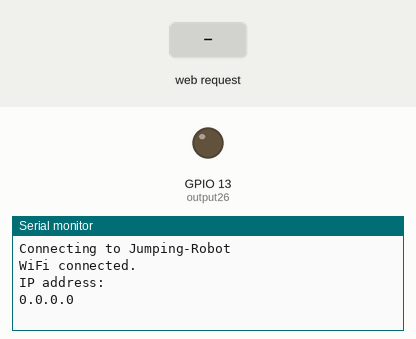
A sketch run on a simulated ESP32. On the bench: output pins drawn as LEDs (lit = HIGH), the last lines printed to the serial monitor. The inputs (shaded band) are chosen by the test bench.

Above: at 1.2 s.
1.3 s: HTTP request GET /26/on received
At 3.9 s:
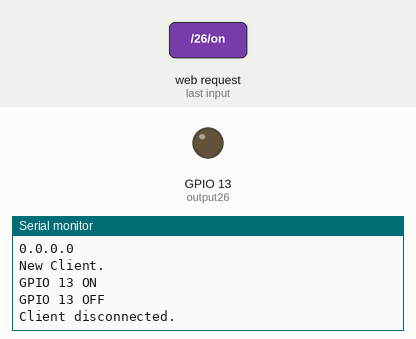
4.5 s: HTTP request GET /get_distance received
At 6.6 s:
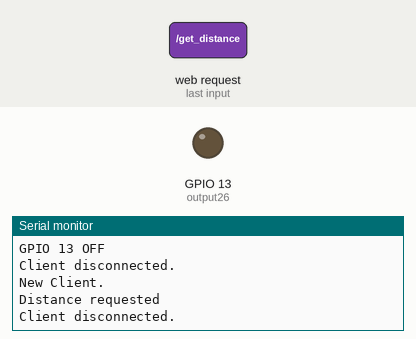

Measured:
- after the input at 1.3 s, the serial monitor: prints a new line after 1.7 s (image 1)
- after the input at 4.5 s, the serial monitor: prints a new line after 1.5 s (image 2)

The sketch:

JumpingRobot.ino
```cpp
#include <WiFi.h>
#include <HardwareSerial.h>
HardwareSerial lidarSerial(2);
#define RXD2 27 // Lidar ports
#define TXD2 26 // Lidar ports

uint16_t last_distance = 0;

const char* ssid = "Jumping-Robot";

WiFiServer server(80); // 80 is the port

String header; // HTTP Header
String output26State = "off"; // Maintains state of DC motors (i.e. on or off)

const int output26 = 13;  // GPIO pin for motors

// For website
unsigned long currentTime = millis();
unsigned long previousTime = 0;
const long timeoutTime = 2000;

void setup() {
  Serial.begin(115200);
  pinMode(output26, OUTPUT);
  digitalWrite(output26, LOW);

  lidarSerial.begin(115200, SERIAL_8N1, RXD2, TXD2); // Starts the lidar ports

  Serial.print("Connecting to ");
  Serial.println(ssid);
  WiFi.softAP(ssid);

  Serial.println("");
  Serial.println("WiFi connected.");
  Serial.println("IP address: ");
  Serial.println(WiFi.localIP());
  server.begin();
}

uint16_t distance = 0;

void loop(){
  WiFiClient client = server.available();   // Listen for incoming clients
  uint8_t buf[9] = {0};

  lidarSerial.readBytes(buf, 9);
    if( buf[0] == 0x59 && buf[1] == 0x59)
    {
      distance = buf[2] + buf[3] * 256;
    }

  if (client) {
    currentTime = millis();
    previousTime = currentTime;
    Serial.println("New Client.");
    String currentLine = "";
    while (client.connected()) {
      currentTime = millis();
      if (client.available()) {
        char c = client.read();
        header += c;
        if (c == '\n') {
          if (currentLine.length() == 0) {
            client.println("HTTP/1.1 200 OK");
            client.println("Content-type:text/html");
            client.println("Connection: close");
            client.println();

            if (header.indexOf("GET /26/on") >= 0) {
              Serial.println("GPIO 13 ON");
              digitalWrite(output26, HIGH);
              output26State = "on";
              delay(pow(distance, 1.2) * 4.98 * 1000);
              digitalWrite(output26, LOW);
              Serial.println("GPIO 13 OFF");

            }  else if (header.indexOf("GET /get_distance") >= 0) {
              Serial.println("Distance requested");
              client.print("{\"distance\": ");
              client.print(distance);
              client.println("}");
              break;
            }

            client.print("<div class=\"container\" style=\"max-width: 500px; margin-top: 50px; background: white; padding: 20px; border-radius: 10px; box-shadow: 0 0 10px rgba(0, 0, 0, 0.1);\">");
            client.print("<h1 style=\"color: #007bff;\">Jumping Robot Interface</h1>");

            client.print("<p>Lidar Detected Distance: <span id=\"distanceValue\">--</span> cm <button onclick=\"updateDistance()\" class=\"btn btn-sm btn-outline-primary\">Get Distance</button></p>");

            client.print("<a href=\"/26/on\"><button type=\"button\" class=\"btn btn-primary\" style=\"width: 100%; font-size: 1.2rem;\">Compress</button></a>");

            client.print("<script>");
            client.print("function updateDistance() {");
            client.print("fetch('/get_distance').then(res => res.json()).then(data => {");
            client.print("document.getElementById('distanceValue').textContent = data.distance;");
            client.print("}).catch(err => {");
            client.print("console.log(err); ");
            client.print("document.getElementById('distanceValue').textContent = 'Error';");
            client.print("});");
            client.print("}");
            client.print("</script>");
            client.println("</div></body></html>");

            client.println();
            break;
          } else {
            currentLine = "";
          }
        } else if (c != '\r') {
          currentLine += c;
        }
      }
      last_distance = distance;
    }
    header = "";
    client.stop();
    Serial.println("Client disconnected.");
    Serial.println("");
  }
}
```
